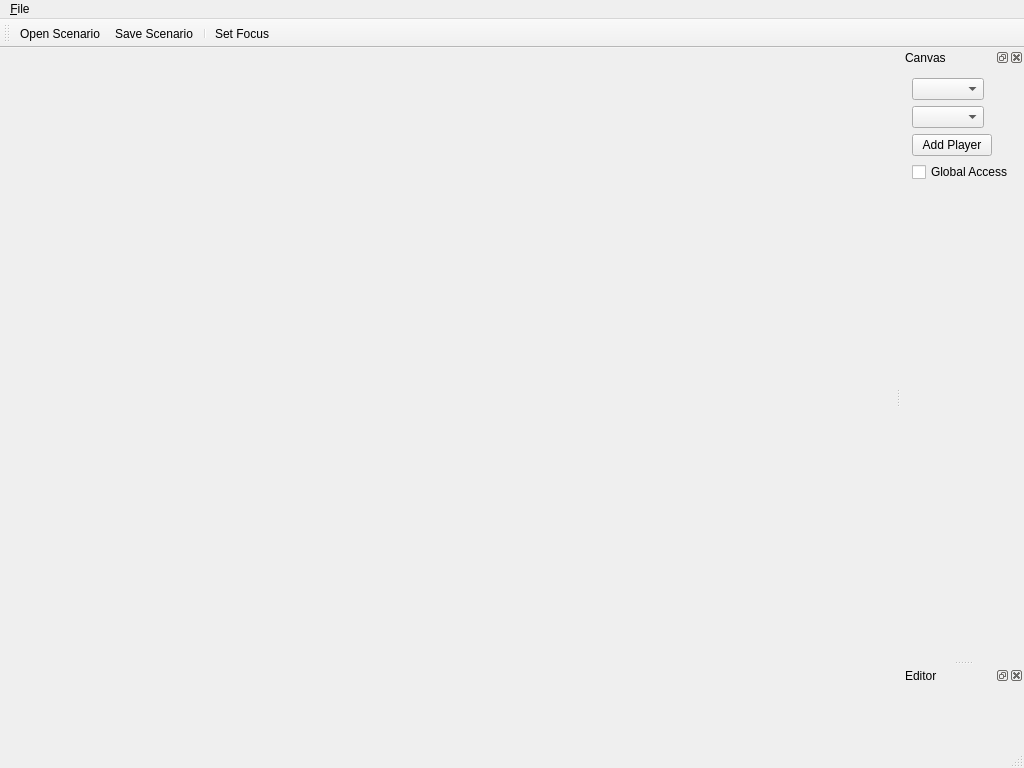
<?xml version="1.0" encoding="UTF-8"?>
<ui version="4.0">
 <class>MainWindow</class>
 <widget class="QMainWindow" name="MainWindow">
  <property name="geometry">
   <rect>
    <x>0</x>
    <y>0</y>
    <width>1024</width>
    <height>768</height>
   </rect>
  </property>
  <property name="windowTitle">
   <string>MainWindow</string>
  </property>
  <widget class="QWidget" name="centralWidget"/>
  <widget class="QMenuBar" name="menuBar">
   <property name="geometry">
    <rect>
     <x>0</x>
     <y>0</y>
     <width>1024</width>
     <height>21</height>
    </rect>
   </property>
   <widget class="QMenu" name="menu_File">
    <property name="title">
     <string>&amp;File</string>
    </property>
    <addaction name="action_openScenario"/>
    <addaction name="action_saveScenario"/>
   </widget>
   <addaction name="menu_File"/>
  </widget>
  <widget class="QToolBar" name="mainToolBar">
   <attribute name="toolBarArea">
    <enum>TopToolBarArea</enum>
   </attribute>
   <attribute name="toolBarBreak">
    <bool>false</bool>
   </attribute>
   <addaction name="action_openScenario"/>
   <addaction name="action_saveScenario"/>
   <addaction name="separator"/>
   <addaction name="action_setFocus"/>
  </widget>
  <widget class="QStatusBar" name="statusBar"/>
  <widget class="QDockWidget" name="canvasDockWidget">
   <property name="windowTitle">
    <string>Canvas</string>
   </property>
   <attribute name="dockWidgetArea">
    <number>2</number>
   </attribute>
   <widget class="QWidget" name="canvasWidget">
    <layout class="QFormLayout" name="formLayout">
     <item row="0" column="0">
      <widget class="QComboBox" name="modeComboBox"/>
     </item>
     <item row="1" column="0">
      <widget class="QComboBox" name="playerComboBox"/>
     </item>
     <item row="2" column="0">
      <widget class="QPushButton" name="addPlayerButton">
       <property name="text">
        <string>Add Player</string>
       </property>
      </widget>
     </item>
     <item row="3" column="0">
      <widget class="QCheckBox" name="globalAccessCheckBox">
       <property name="text">
        <string>Global Access</string>
       </property>
      </widget>
     </item>
    </layout>
   </widget>
  </widget>
  <widget class="QDockWidget" name="editorDockWidget">
   <property name="allowedAreas">
    <set>Qt::LeftDockWidgetArea|Qt::RightDockWidgetArea</set>
   </property>
   <property name="windowTitle">
    <string>Editor</string>
   </property>
   <attribute name="dockWidgetArea">
    <number>2</number>
   </attribute>
   <widget class="QWidget" name="editorWidget"/>
  </widget>
  <action name="action_setFocus">
   <property name="text">
    <string>Set Focus</string>
   </property>
  </action>
  <action name="action_openScenario">
   <property name="text">
    <string>&amp;Open Scenario</string>
   </property>
   <property name="shortcut">
    <string>Ctrl+O</string>
   </property>
  </action>
  <action name="action_saveScenario">
   <property name="text">
    <string>&amp;Save Scenario</string>
   </property>
   <property name="shortcut">
    <string>Ctrl+S</string>
   </property>
  </action>
 </widget>
 <layoutdefault spacing="6" margin="11"/>
 <resources/>
 <connections/>
</ui>
